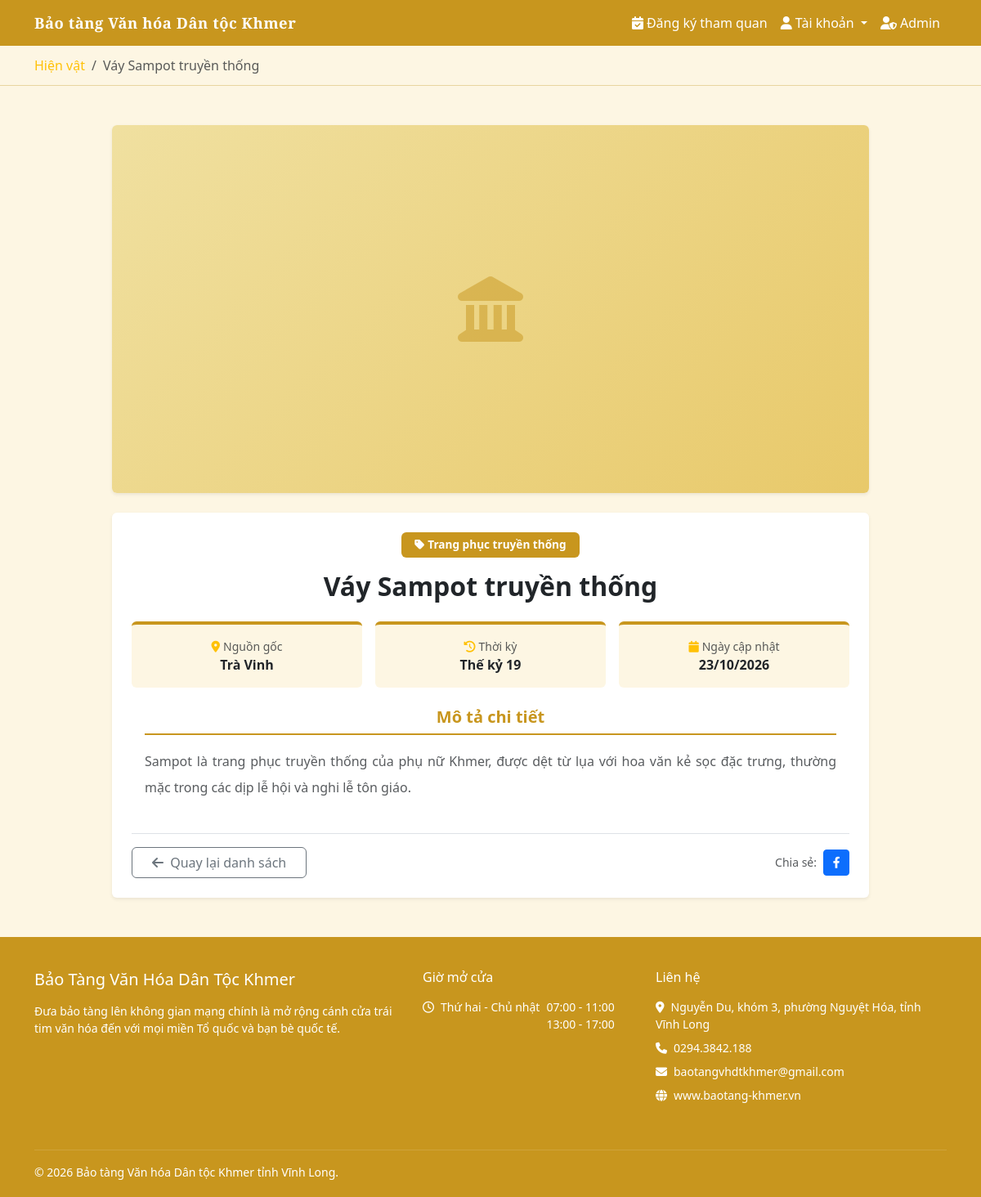
/artifact_detail.php?id=2, run on the app's committed database.
### tables this page shows
CREATE TABLE artifacts (
    id INT AUTO_INCREMENT PRIMARY KEY,
    name VARCHAR(200) NOT NULL,
    description TEXT,
    origin VARCHAR(200),
    period VARCHAR(100),
    image VARCHAR(255),
    category_id INT,
    admin_id INT,
    created_at DATETIME DEFAULT CURRENT_TIMESTAMP,
    CONSTRAINT fk_artifact_category FOREIGN KEY (category_id) REFERENCES categories(id) ON DELETE SET NULL ON UPDATE CASCADE,
    CONSTRAINT fk_artifact_admin FOREIGN KEY (admin_id) REFERENCES admins(id) ON DELETE SET NULL ON UPDATE CASCADE
);

CREATE TABLE categories (
    id INT AUTO_INCREMENT PRIMARY KEY,
    name VARCHAR(100) NOT NULL
);

### artifact_detail.php (the view, shortened to what this page needs)
<?php
require_once 'config/db.php';
$id = isset($_GET['id']) ? (int)$_GET['id'] : 0;
$result = $conn->query("SELECT a.*, c.name as category_name
                        FROM artifacts a
                        LEFT JOIN categories c ON a.category_id = c.id
                        WHERE a.id = $id");
$a = $result->fetch_assoc();
include 'includes/header.php';
?>
<div style="background:#fdf6e3; border-bottom: 1px solid #e8d5a0; padding: 12px 0;">
    <div class="container">
        <nav aria-label="breadcrumb">
            <ol class="breadcrumb mb-0 small">
                <li class="breadcrumb-item"><a href="artifacts.php" class="text-warning text-decoration-none">Hiện vật</a></li>
                <li class="breadcrumb-item active"><?= htmlspecialchars($a['name']) ?></li>
            </ol>
        </nav>
    </div>
</div>
<div class="container my-5">
    <div class="row justify-content-center">
        <div class="col-lg-10">
            <div class="card border-0 shadow-sm mb-4 overflow-hidden">
                <div class="card-body p-0 text-center" style="background:#fdf6e3;">
                    <?php if (!empty($a['image']) && file_exists("uploads/artifacts/" . $a['image'])): ?>
                        <img src="uploads/artifacts/<?= htmlspecialchars($a['image']) ?>"
                             class="img-fluid w-100"
                             style="max-height:550px; object-fit:cover;"
                             alt="<?= htmlspecialchars($a['name']) ?>">
                    <?php else: ?>
                        <div class="d-flex align-items-center justify-content-center w-100"
                             style="height:450px; background:linear-gradient(135deg,#f0e0a0,#e8c96a);">
                            <i class="fas fa-landmark fa-5x" style="color:#C8961E;opacity:0.5"></i>
                        </div>
                    <?php endif; ?>
                </div>
            </div>
            <div class="card border-0 shadow-sm p-4 text-center" style="background:#fff;">
                <?php if (!empty($a['category_name'])): ?>
                <div>
                    <span class="badge mb-3 px-3 py-2 d-inline-block" style="background:#C8961E; font-size:0.85rem;">
                        <i class="fas fa-tag me-1"></i><?= htmlspecialchars($a['category_name']) ?>
                    </span>
                </div>
                <?php endif; ?>
                <h2 class="fw-bold mb-4"><?= htmlspecialchars($a['name']) ?></h2>
                <div class="row g-3 mb-4 justify-content-center">
                    <?php if (!empty($a['origin'])): ?>
                    <div class="col-md-4 col-sm-12">
                        <div class="p-3 rounded h-100 text-center" style="background:#fdf6e3;border-top:4px solid #C8961E;">
                            <small class="text-muted d-block"><i class="fas fa-map-marker-alt text-warning me-1"></i>Nguồn gốc</small>
                            <strong><?= htmlspecialchars($a['origin']) ?></strong>
                        </div>
                    </div>
                    <?php endif; ?>
                    <?php if (!empty($a['period'])): ?>
                    <div class="col-md-4 col-sm-12">
                        <div class="p-3 rounded h-100 text-center" style="background:#fdf6e3;border-top:4px solid #C8961E;">
                            <small class="text-muted d-block"><i class="fas fa-history text-warning me-1"></i>Thời kỳ</small>
                            <strong><?= htmlspecialchars($a['period']) ?></strong>
                        </div>
                    </div>
                    <?php endif; ?>
                    <div class="col-md-4 col-sm-12">
                        <div class="p-3 rounded h-100 text-center" style="background:#fdf6e3;border-top:4px solid #C8961E;">
                            <small class="text-muted d-block"><i class="fas fa-calendar text-warning me-1"></i>Ngày cập nhật</small>
                            <strong><?= date('d/m/Y', strtotime($a['created_at'])) ?></strong>
                        </div>
                    </div>
                </div>
                <div class="mb-4 text-start px-md-3">
                    <h5 class="fw-bold text-center mb-3" style="color:#C8961E; border-bottom: 2px solid #C8961E; padding-bottom:8px; display:inline-block; width:100%;">Mô tả chi tiết</h5>
                    <p class="text-muted lh-lg" style="text-align:justify;">
                        <?= nl2br(htmlspecialchars($a['description'] ?? 'Chưa có mô tả.')) ?>
                    </p>
                </div>
                <div class="d-flex justify-content-between align-items-center flex-wrap gap-3 pt-3 border-top">
                    <div>
                        <a href="artifacts.php" class="btn btn-outline-secondary px-4">
                            <i class="fas fa-arrow-left me-1"></i> Quay lại danh sách
                        </a>
                    </div>
                   <div class="d-flex align-items-center gap-2">
                        <span class="text-muted small">Chia sẻ:</span>
                        <a href="https://www.facebook.com/sharer/sharer.php?u=<?= urlencode('http://'.$_SERVER['HTTP_HOST'].$_SERVER['REQUEST_URI']) ?>"
                        target="_blank" class="btn btn-sm btn-primary text-white d-inline-flex align-items-center justify-content-center"
                        style="width: 32px; height: 32px; padding: 0; border-radius: 4px;" title="Chia sẻ lên Facebook">
                            <i class="fab fa-facebook-f"></i>
                        </a>
                    </div>
                </div>
            </div>
        </div>
    </div>
</div>
<?php include 'includes/footer.php'; ?>

### includes/header.php (style rules this page uses)
:root { --gold: #C8961E; --gold-dark: #a07010; --gold-light: #f0c040; --dark: #1a1a1a; }
body { min-height: 100vh; display: flex; flex-direction: column; background-color: #fdf6e3; }

### data on the page
artifacts: name "Váy Sampot truyền thống", category.name "Trang phục truyền thống", origin "Trà Vinh", period "Thế kỷ 19", created_at "23/10/2026", description "Sampot là trang phục truyền thống của phụ nữ Khmer, được dệt từ lụa với hoa văn kẻ sọc đặc trưng, thường mặc trong các dịp lễ hội và nghi lễ tôn giáo."

### other printed values
$footerEscape($footerSettings['museum_name']) "Bảo Tàng Văn Hóa Dân Tộc Khmer"
$footerEscape($footerSettings['description']) "Đưa bảo tàng lên không gian mạng chính là mở rộng cánh cửa trái tim văn hóa đến với mọi miền Tổ quốc và bạn bè quốc tế."
$footerEscape($footerSettings['opening_days']) "Thứ hai - Chủ nhật"
$footerEscape($footerSettings['opening_hours']) "07:00 - 11:00 13:00 - 17:00"
$footerEscape($footerSettings['address']) "Nguyễn Du, khóm 3, phường Nguyệt Hóa, tỉnh Vĩnh Long"
$footerEscape($footerSettings['phone']) "0294.3842.188"
$footerEscape($footerSettings['email']) "baotangvhdtkhmer@gmail.com"
$footerEscape($footerSettings['website']) "www.baotang-khmer.vn"
$footerEscape($footerSettings['copyright']) "© 2026 Bảo tàng Văn hóa Dân tộc Khmer tỉnh Vĩnh Long."
